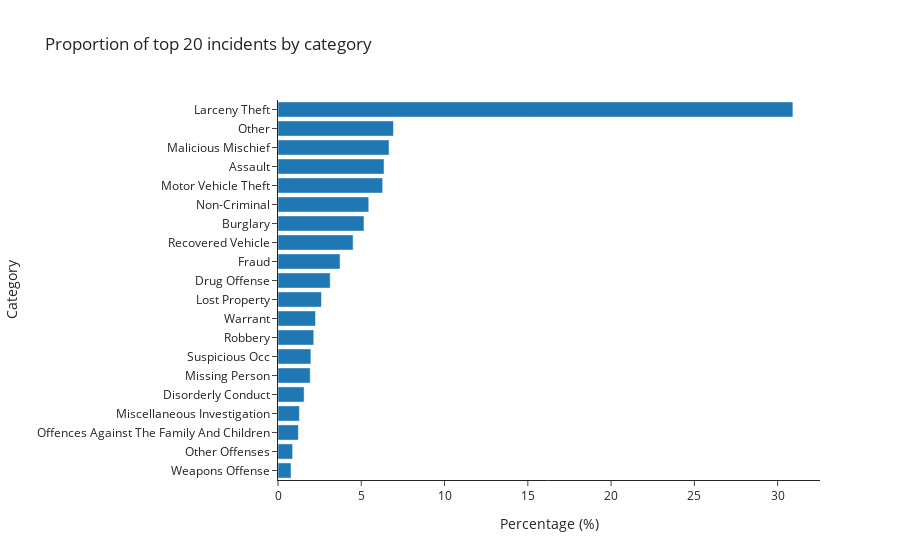

Here is the notebook cell this chart was saved with:
### Code cell
# let's viw the distribution by category
fig = px.bar(data_frame=by_cat[-20:], x='prop', y='category',
             hover_data={'prop':':.2f',
                         'count':':,'},
             labels={'prop':'Percentage (%)', 'category':'Category'},
             title='Proportion of top 20 incidents by category',
             template='simple_white')
fig

### Figure 1 — Plotly figure (JSON) as saved in the notebook; plotly's stock layout.template omitted (floating-point values rounded to 4 significant figures)
{"data": [{"alignmentgroup": "True", "customdata": [[1071], [1199], [1673], [1757], [2144], [2645], [2698], [2937], [3077], [3567], [4282], [5092], [6164], [7057], [7448], [8591], [8703], [9114], [9478], [42255]], "hovertemplate": "Percentage (%)=%{x:.2f}<br>Category=%{y}<br>count=%{customdata[0]:,}<extra></extra>", "legendgroup": "", "marker": {"color": "#1F77B4", "pattern": {"shape": ""}}, "name": "", "offsetgroup": "", "orientation": "h", "showlegend": false, "textposition": "auto", "type": "bar", "x": [0.7836, 0.8773, 1.224, 1.286, 1.569, 1.935, 1.974, 2.149, 2.251, 2.61, 3.133, 3.726, 4.51, 5.163, 5.449, 6.286, 6.368, 6.668, 6.935, 30.92], "xaxis": "x", "y": ["Weapons Offense", "Other Offenses", "Offences Against The Family And Children", "Miscellaneous Investigation", "Disorderly Conduct", "Missing Person", "Suspicious Occ", "Robbery", "Warrant", "Lost Property", "Drug Offense", "Fraud", "Recovered Vehicle", "Burglary", "Non-Criminal", "Motor Vehicle Theft", "Assault", "Malicious Mischief", "Other", "Larceny Theft"], "yaxis": "y"}], "layout": {"barmode": "relative", "legend": {"tracegroupgap": 0}, "title": {"text": "Proportion of top 20 incidents by category"}, "xaxis": {"anchor": "y", "domain": [0, 1], "title": {"text": "Percentage (%)"}}, "yaxis": {"anchor": "x", "domain": [0, 1], "title": {"text": "Category"}}}}
